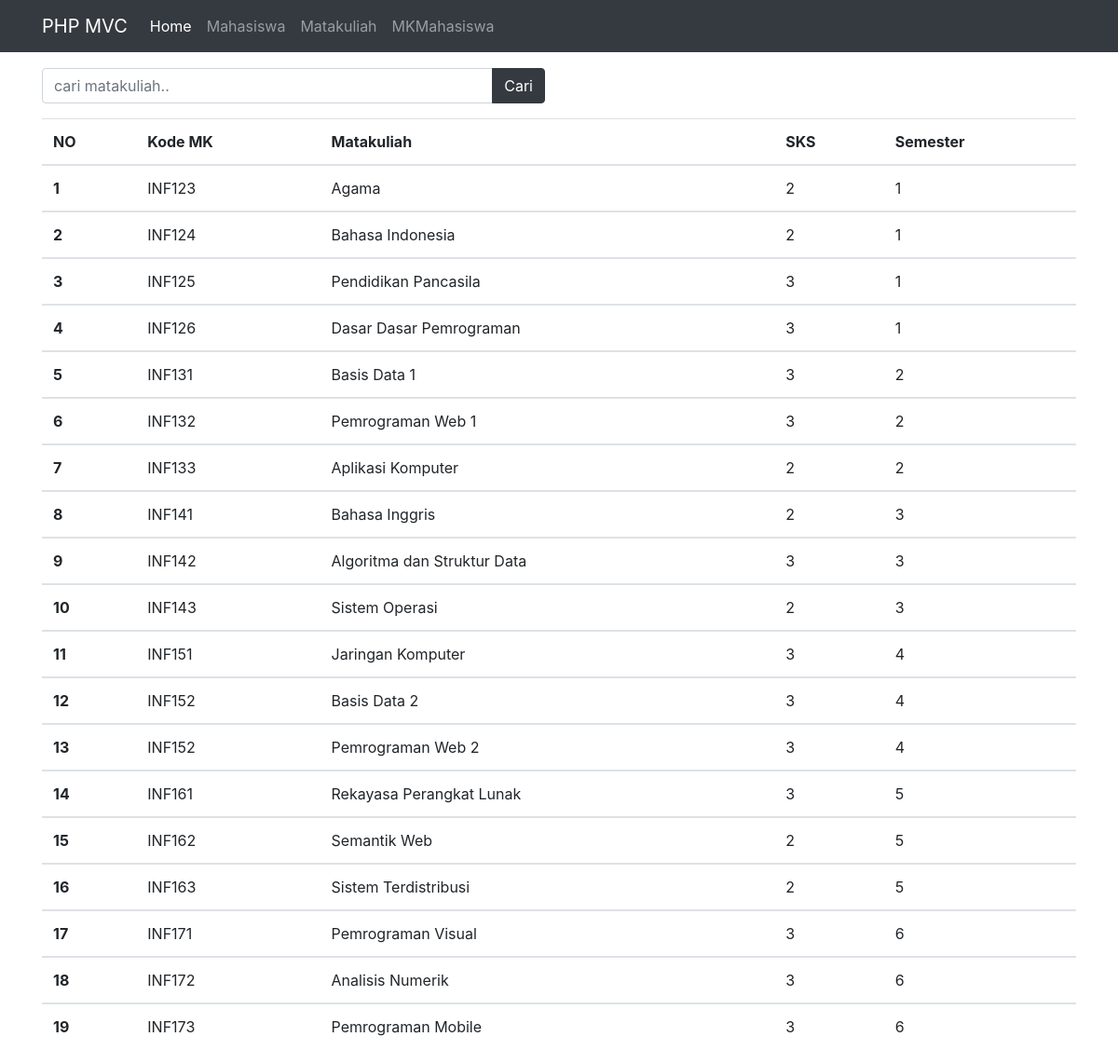
The page /public/matakuliah on the database its author committed.
### tables this page shows
CREATE TABLE `matakuliah` (
  `id_mk` int(11) NOT NULL,
  `nama_matakuliah` varchar(255) NOT NULL,
  `kode_mk` varchar(50) NOT NULL,
  `semester` int(11) NOT NULL,
  `sks` int(11) NOT NULL
);

### app/core/Controller.php (called while the page is built, shortened)
<?php
class Controller
{
    public function view($view, $data = [])
    {
        require_once '../app/views/' . $view . '.php';
    }
    public function model($model)
    {
        return new $model;
    }
}

### app/controllers/Matakuliah.php (called while the page is built, shortened)
<?php
class Matakuliah extends Controller
{
    public function index()
    {
        $data['judul'] = 'Daftar Matakuliah';
        $data['mk'] = $this->model('Matakuliah_model')->getAllMatakuliah();
        $this->view('templates/header', $data);
        $this->view('matakuliah/index', $data);
        $this->view('templates/footer');
    }
}

### app/core/App.php (called while the page is built, shortened)
<?php
class App
{
    protected $method = 'index';
    protected $params = [];
    public function __construct()
    {
        $this->controller = new $this->controller;
        call_user_func_array([$this->controller, $this->method], $this->params);
    }
}

### public/index.php (called while the page is built, shortened)
<?php
$app = new App;

### app/core/Database.php (called while the page is built, shortened)
<?php
class Database
{
    private $host = DB_HOST;
    private $user = DB_USER;
    private $pass = DB_PASS;
    private $db_name = DB_NAME;
    private $dbh;
    private $stmt;
    public function __construct()
    {
        $dsn = 'mysql:host=' . $this->host . ';dbname=' . $this->db_name;
        $option = [
            PDO::ATTR_PERSISTENT => true,
            PDO::ATTR_ERRMODE => PDO::ERRMODE_EXCEPTION
        ];
        try {
            $this->dbh = new PDO($dsn, $this->user, $this->pass, $option);
        } catch (PDOException $e) {
            die($e->getMessage());
        }
    }
    public function query($query)
    {
        $this->stmt = $this->dbh->prepare($query);
    }
    public function execute()
    {
        $this->stmt->execute();
    }
    public function resultSet()
    {
        $this->execute();
        return $this->stmt->fetchAll(PDO::FETCH_ASSOC);
    }
}

### app/models/Matakuliah_model.php (called while the page is built, shortened)
<?php
class Matakuliah_model
{
    private $table = 'matakuliah';
    private $db;
    public function __construct()
    {
        $this->db = new Database;
    }
    public function getAllMatakuliah()
    {
        $this->db->query('SELECT * FROM ' . $this->table);
        return $this->db->resultSet();
    }
}

### app/views/matakuliah/index.php (the view, shortened to what this page needs)
<div class="container mt-3">
    <div class="row">
        <div class="col-lg-6">
        </div>
    </div>
    <div class="row mb-3">
        <div class="col-lg-6">
            <form action="<?= BASEURL; ?>/matakuliah/cari" method="post">
                <div class="input-group">
                    <input type="text" class="form-control" placeholder="cari matakuliah.." name="keyword" id="keyword" autocomplete="off">
                    <div class="input-group-append">
                        <button class="btn btn-dark" type="submit" id="tombolCari">Cari</button>
                    </div>
                </div>
            </form>
        </div>
    </div>
    <table class="table">
        <thead>
            <tr>
                <th scope="col">NO</th>
                <th scope="col">Kode MK</th>
                <th scope="col">Matakuliah</th>
                <th scope="col">SKS</th>
                <th scope="col">Semester</th>
            </tr>
        </thead>
        <?php
        $i = 1;
        foreach ($data['mk'] as $mk) : ?>
            <tbody>
                <tr>
                    <th scope="row"><?= $i ?></th>
                    <td><?= $mk['kode_mk']; ?></td>
                    <td><?= $mk['nama_matakuliah']; ?></td>
                    <td><?= $mk['sks']; ?></td>
                    <td><?= $mk['semester']; ?></td>
                </tr>
            </tbody>
        <?php
            $i++;
        endforeach; ?>
    </table>
</div>

### app/views/templates/header.php (shortened to what this page needs)
<!DOCTYPE html>
<html lang="en">
<head>
  <link rel="stylesheet" href="<?= BASEURL; ?>/css/bootstrap.css">
  <link rel="stylesheet" href="<?= BASEURL; ?>/css/style.css">
</head>
<body>
  <nav class="navbar navbar-expand-lg navbar-dark bg-dark">
    <div class="container">
      <a class="navbar-brand" href="<?= BASEURL; ?>">PHP MVC</a>
      <div class="collapse navbar-collapse" id="navbarNavAltMarkup">
        <div class="navbar-nav">
          <a class="nav-item nav-link active" href="<?= BASEURL; ?>">Home <span class="sr-only">(current)</span></a>
          <a class="nav-item nav-link" href="<?= BASEURL; ?>/mahasiswa">Mahasiswa</a>
          <a class="nav-item nav-link" href="<?= BASEURL; ?>/matakuliah">Matakuliah</a>
          <a class="nav-item nav-link" href="<?= BASEURL; ?>/mkmahasiswa">MKMahasiswa</a>
        </div>
      </div>
    </div>
  </nav>

### app/views/templates/footer.php (shortened to what this page needs)
</body>
</html>

### rows shown on the page
matakuliah: kode_mk "INF123", nama_matakuliah "Agama", sks "2", semester "1"
matakuliah: kode_mk "INF124", nama_matakuliah "Bahasa Indonesia", sks "2", semester "1"
matakuliah: kode_mk "INF125", nama_matakuliah "Pendidikan Pancasila", sks "3", semester "1"
matakuliah: kode_mk "INF126", nama_matakuliah "Dasar Dasar Pemrograman", sks "3", semester "1"
matakuliah: kode_mk "INF131", nama_matakuliah "Basis Data 1", sks "3", semester "2"
matakuliah: kode_mk "INF132", nama_matakuliah "Pemrograman Web 1", sks "3", semester "2"
matakuliah: kode_mk "INF133", nama_matakuliah "Aplikasi Komputer", sks "2", semester "2"
matakuliah: kode_mk "INF141", nama_matakuliah "Bahasa Inggris", sks "2", semester "3"
matakuliah: kode_mk "INF142", nama_matakuliah "Algoritma dan Struktur Data", sks "3", semester "3"
matakuliah: kode_mk "INF143", nama_matakuliah "Sistem Operasi", sks "2", semester "3"
matakuliah: kode_mk "INF151", nama_matakuliah "Jaringan Komputer", sks "3", semester "4"
matakuliah: kode_mk "INF152", nama_matakuliah "Basis Data 2", sks "3", semester "4"
matakuliah: kode_mk "INF152", nama_matakuliah "Pemrograman Web 2", sks "3", semester "4"
matakuliah: kode_mk "INF161", nama_matakuliah "Rekayasa Perangkat Lunak", sks "3", semester "5"
matakuliah: kode_mk "INF162", nama_matakuliah "Semantik Web", sks "2", semester "5"
matakuliah: kode_mk "INF163", nama_matakuliah "Sistem Terdistribusi", sks "2", semester "5"
matakuliah: kode_mk "INF171", nama_matakuliah "Pemrograman Visual", sks "3", semester "6"
matakuliah: kode_mk "INF172", nama_matakuliah "Analisis Numerik", sks "3", semester "6"
matakuliah: kode_mk "INF173", nama_matakuliah "Pemrograman Mobile", sks "3", semester "6"
